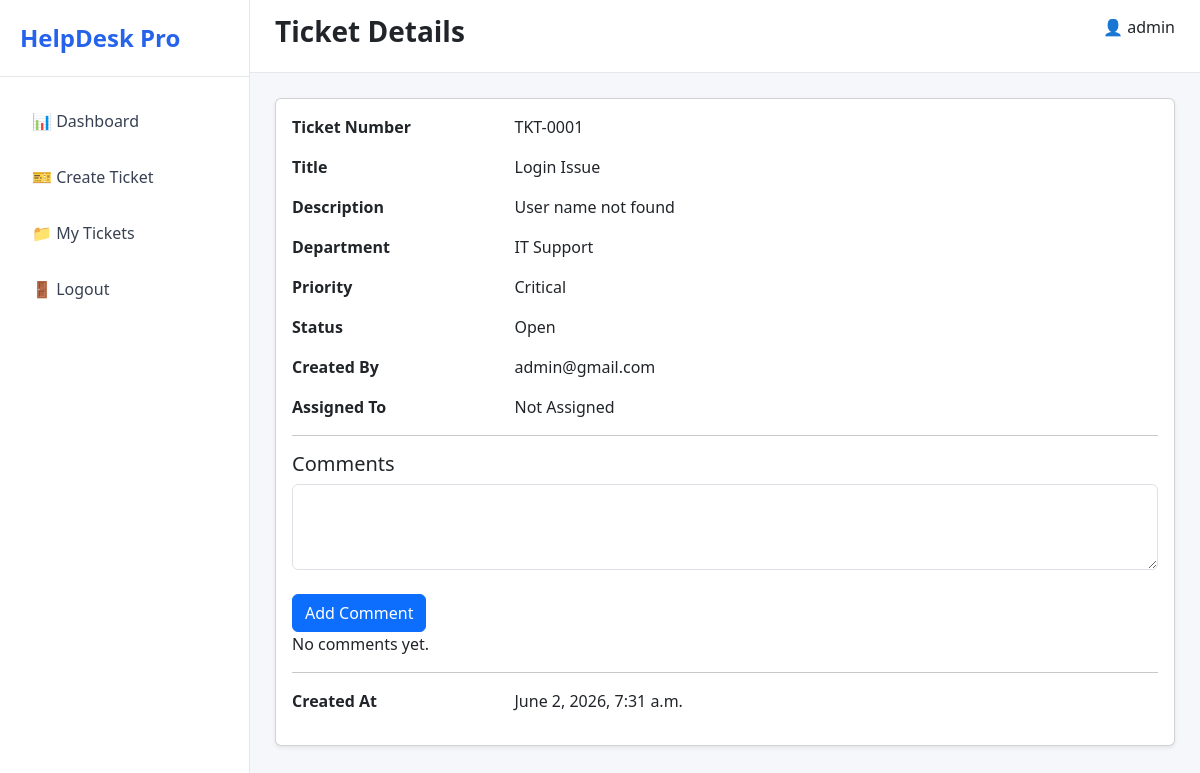
Before: /tickets/detail/1/ (signed in) with the older database file.
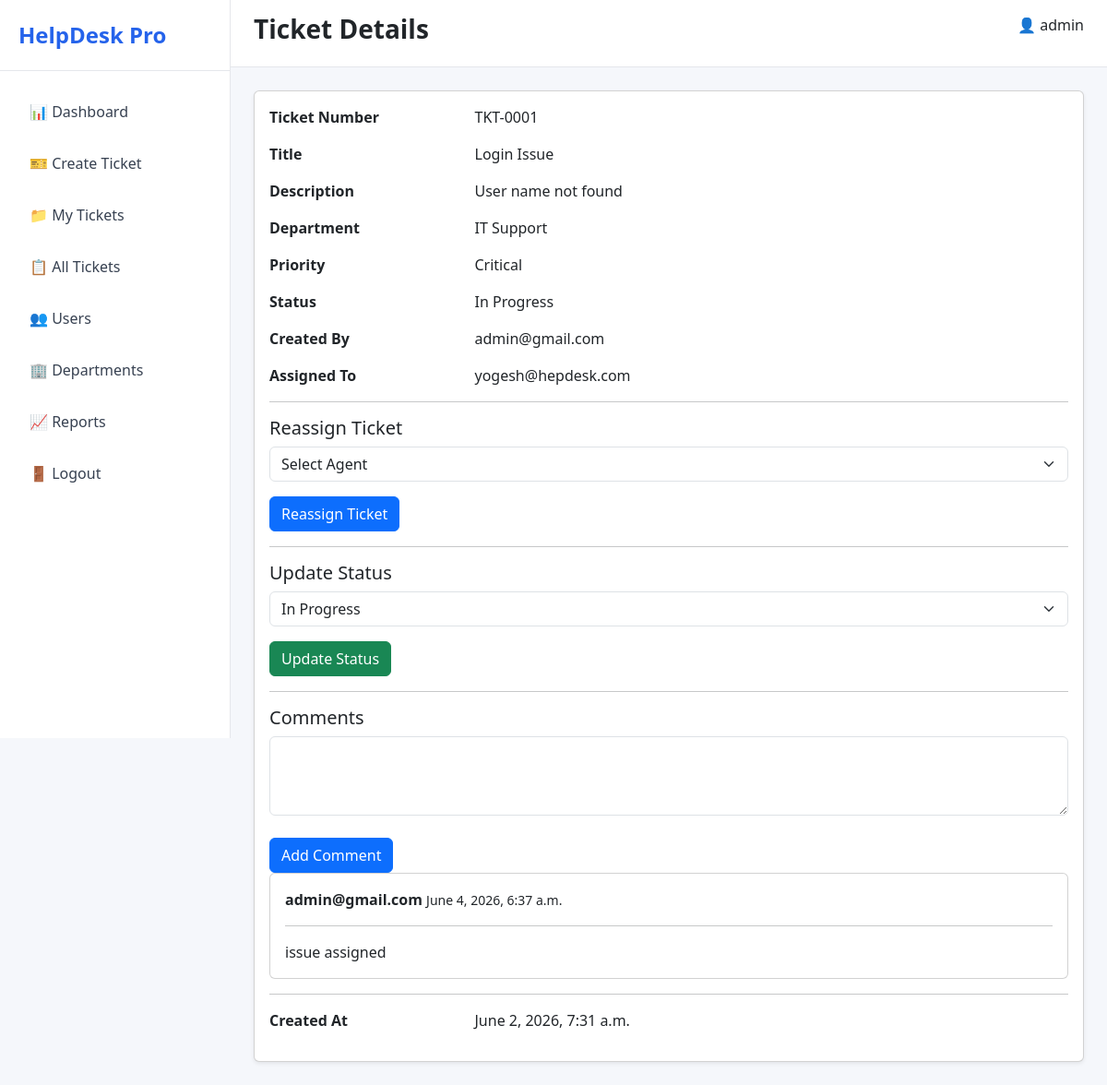
After: the same page with the newer database file.
### accounts/models.py (models this page shows)
class User(AbstractUser):
    ROLE_CHOICES = (
        ('SUPER_ADMIN', 'Super Admin'),
        ('ADMIN', 'Admin'),
        ('AGENT', 'Agent'),
        ('EMPLOYEE', 'Employee'),
    )
    email = models.EmailField(unique=True)
    role = models.CharField(
        max_length=20,
        choices=ROLE_CHOICES,
        default='EMPLOYEE'
    )
    phone = models.CharField(
        max_length=15,
        blank=True,
        null=True
    )
    profile_image = models.ImageField(
        upload_to='profile_images/',
        blank=True,
        null=True
    )
    department = models.ForeignKey(
        'departments.Department',
        on_delete=models.SET_NULL,
        blank=True,
        null=True
    )
    USERNAME_FIELD = 'email'
    REQUIRED_FIELDS = ['username']
    def __str__(self):
        return self.email

### tickets/models.py (models this page shows, shortened)
class Ticket(models.Model):
    PRIORITY_CHOICES = [
        ('Low', 'Low'),
        ('Medium', 'Medium'),
        ('High', 'High'),
        ('Critical', 'Critical'),
    ]
    STATUS_CHOICES = [
        ('Open', 'Open'),
        ('In Progress', 'In Progress'),
        ('Resolved', 'Resolved'),
        ('Closed', 'Closed'),
    ]
    ticket_number = models.CharField(
        max_length=20,
        unique=True
    )
    title = models.CharField(
        max_length=255
    )
    description = models.TextField()
    department = models.ForeignKey(
        Department,
        on_delete=models.CASCADE
    )
    priority = models.CharField(
        max_length=20,
        choices=PRIORITY_CHOICES,
        default='Low'
    )
    status = models.CharField(
        max_length=20,
        choices=STATUS_CHOICES,
        default='Open'
    )
    created_by = models.ForeignKey(
        settings.AUTH_USER_MODEL,
        on_delete=models.CASCADE,
        related_name='created_tickets'
    )
    assigned_to = models.ForeignKey(
        settings.AUTH_USER_MODEL,
        on_delete=models.SET_NULL,
        null=True,
        blank=True,
        related_name='assigned_tickets'
    )
    created_at = models.DateTimeField(
        auto_now_add=True
    )
    updated_at = models.DateTimeField(
        auto_now=True
    )

class TicketComment(models.Model):
    ticket = models.ForeignKey(
        Ticket,
        on_delete=models.CASCADE,
        related_name='comments'
    )
    user = models.ForeignKey(
        settings.AUTH_USER_MODEL,
        on_delete=models.CASCADE
    )
    comment = models.TextField()
    created_at = models.DateTimeField(
        auto_now_add=True
    )

### departments/models.py (models this page shows)
class Department(models.Model):
    name = models.CharField(max_length=100)
    description = models.TextField(blank=True)
    created_at = models.DateTimeField(auto_now_add=True)
    def __str__(self):
        return self.name

### tickets/views.py (the view, shortened to what this page needs)
# urls.py: path('detail/<int:ticket_id>/', ticket_detail, name='ticket_detail' ),
@login_required
def ticket_detail(request, ticket_id):
    ticket = get_object_or_404(
        Ticket,
        id=ticket_id
    )
    if request.user.role == 'EMPLOYEE':
        if ticket.created_by != request.user:
            return redirect('dashboard')
    if request.user.role == 'AGENT':
        if ticket.assigned_to != request.user:
            return redirect('dashboard')
    agents = User.objects.filter(
        role='AGENT'
    )
    comments = ticket.comments.all().order_by('-created_at')
    return render(
        request,
        'tickets/ticket_detail.html',
        {
            'ticket': ticket,
            'agents': agents,
            'comments': comments
        }
    )

### templates/tickets/ticket_detail.html (shortened to what this page needs)
{% extends 'base.html' %}
{% block page_title %}
Ticket Details
{% endblock %}
{% block content %}
<div class="card shadow-sm">
    <div class="card-body">
        <div class="row mb-3">
            <div class="col-md-3">
                <strong>Ticket Number</strong>
            </div>
            <div class="col-md-9">
                {{ ticket.ticket_number }}
            </div>
        </div>
        <div class="row mb-3">
            <div class="col-md-3">
                <strong>Title</strong>
            </div>
            <div class="col-md-9">
                {{ ticket.title }}
            </div>
        </div>
        <div class="row mb-3">
            <div class="col-md-3">
                <strong>Description</strong>
            </div>
            <div class="col-md-9">
                {{ ticket.description }}
            </div>
        </div>
        <div class="row mb-3">
            <div class="col-md-3">
                <strong>Department</strong>
            </div>
            <div class="col-md-9">
                {{ ticket.department }}
            </div>
        </div>
        <div class="row mb-3">
            <div class="col-md-3">
                <strong>Priority</strong>
            </div>
            <div class="col-md-9">
                {{ ticket.priority }}
            </div>
        </div>
        <div class="row mb-3">
            <div class="col-md-3">
                <strong>Status</strong>
            </div>
            <div class="col-md-9">
                {{ ticket.status }}
            </div>
        </div>
        <div class="row mb-3">
            <div class="col-md-3">
                <strong>Created By</strong>
            </div>
            <div class="col-md-9">
                {{ ticket.created_by }}
            </div>
        </div>
        <div class="row mb-3">
            <div class="col-md-3">
                <strong>Assigned To</strong>
            </div>
            <div class="col-md-9">
                {% if ticket.assigned_to %}
                    {{ ticket.assigned_to }}
                {% else %}
                    Not Assigned
                {% endif %}
            </div>
        </div>
        {% if request.user.role == 'ADMIN' or request.user.role == 'SUPER_ADMIN' %}
            <hr>
            {% if ticket.assigned_to %}
                <h5>Reassign Ticket</h5>
            {% else %}
                <h5>Assign Ticket</h5>
            {% endif %}
            <form method="POST">
                <div class="mb-3">
                    <select name="assigned_to" class="form-select">
                        <option value="">
                            Select Agent
                        </option>
                    </select>
                </div>
                <button type="submit" class="btn btn-primary">
                    {% if ticket.assigned_to %}
                        Reassign Ticket
                    {% else %}
                        Assign Ticket
                    {% endif %}
                </button>
            </form>
        {% endif %}
        {% if request.user.role == 'ADMIN' or request.user.role == 'SUPER_ADMIN' or request.user.role == 'AGENT' %}
            <hr>
            <h5>Update Status</h5>
            <form method="POST">
                <div class="mb-3">
                    <select name="status" class="form-select">
                        <option value="In Progress" {% if ticket.status == 'In Progress' %}selected{% endif %}>
                            In Progress
                        </option>
                    </select>
                </div>
                <button type="submit" class="btn btn-success">
                    Update Status
                </button>
            </form>
        {% endif %}
        <hr>
            <h5>Comments</h5>
            <form method="POST">
                <textarea
                    name="comment"
                    class="form-control"
                    rows="3"
                    placeholder="Add comment...">
                </textarea>
                <br>
                <button
                    type="submit"
                    class="btn btn-primary">
                    Add Comment
                </button>
            </form>
            {% for comment in comments %}
            <div class="card mb-2">
                <div class="card-body">
                    <strong>
                        {{ comment.user }}
                    </strong>
                    <small>
                        {{ comment.created_at }}
                    </small>
                    <hr>
                    {{ comment.comment }}
                </div>
            </div>
            {% empty %}
            <p>No comments yet.</p>
            {% endfor %}
            <hr>
        <div class="row mb-3">
            <div class="col-md-3">
                <strong>Created At</strong>
            </div>
            <div class="col-md-9">
                {{ ticket.created_at }}
            </div>
        </div>
    </div>
</div>
{% endblock %}

### templates/base.html (shortened to what this page needs)
<!DOCTYPE html>
<html lang="en">
<head>
    <link href="https://cdn.jsdelivr.net/npm/bootstrap@5.3.3/dist/css/bootstrap.min.css" rel="stylesheet">
</head>
<body>
<div class="sidebar">
    <div class="logo">
        HelpDesk Pro
    </div>
    <div class="menu">
        <a href="{% url 'dashboard' %}"> 📊 Dashboard </a>
        {% if request.user.role == 'EMPLOYEE' %}
            <a href="{% url 'create_ticket' %}"> 🎫 Create Ticket </a>
            <a href="{% url 'my_tickets' %}"> 📁 My Tickets </a>
        {% endif %}
        {% if request.user.role == 'ADMIN' or request.user.role == 'SUPER_ADMIN' %}
            <a href="{% url 'create_ticket' %}"> 🎫 Create Ticket </a>
            <a href="{% url 'my_tickets' %}"> 📁 My Tickets </a>
            <a href="{% url 'all_tickets' %}"> 📋 All Tickets </a>
            <a href="{% url 'users_list' %}"> 👥 Users</a>
            <a href="{% url 'department_list' %}">🏢 Departments</a>
            <a href="{% url 'reports_dashboard' %}">📈 Reports</a>
        {% endif %}
        <a href="{% url 'logout' %}">🚪 Logout</a>
    </div>
</div>
<div class="content">
    <div class="navbar-custom">
        <div class="d-flex justify-content-between">
            <h3 class="fw-bold">
                {% block page_title %}{% endblock %}
            </h3>
            <span>
               👤 {{ request.user.username }}
            </span>
        </div>
    </div>
    <div class="page-content">
        {% block content %}
        {% endblock %}
    </div>
</div>
</body>
</html>

### templates/base.html (style rules this page uses)
body { background:#f5f7fb; margin:0; }
.sidebar { width:250px; height:100vh; position:fixed; left:0; top:0; background:white; border-right:1px solid #e5e7eb; }
.logo { padding:20px; font-size:24px; font-weight:bold; color:#2563eb; border-bottom:1px solid #e5e7eb; }
.menu { padding:20px; }
.menu a { display:block; text-decoration:none; color:#374151; padding:12px; border-radius:10px; margin-bottom:8px; }
.content { margin-left:250px; }
.navbar-custom { background:white; padding:15px 25px; border-bottom:1px solid #e5e7eb; }
.page-content { padding:25px; }

Changed rows visible on the page:
changed User "admin": role "EMPLOYEE" → "ADMIN" (drawn)
changed Ticket "TKT-0001": status "Open" → "In Progress"; assigned_to (not shown) → "yogesh@hepdesk.com"; status (not shown) → "In Progress"
added TicketComment: user "admin@gmail.com", created_at "June 4, 2026, 6:37 a.m.", comment "issue assigned"
Other visible differences:
form field assigned_to: (not shown) → "Select Agent"
text no longer shown: "Not Assigned No comments yet."
text now shown: "📋 All Tickets 👥 Users 🏢 Departments 📈 Reports Reassign Ticket Reassign Ticket Update Status Update Status"
